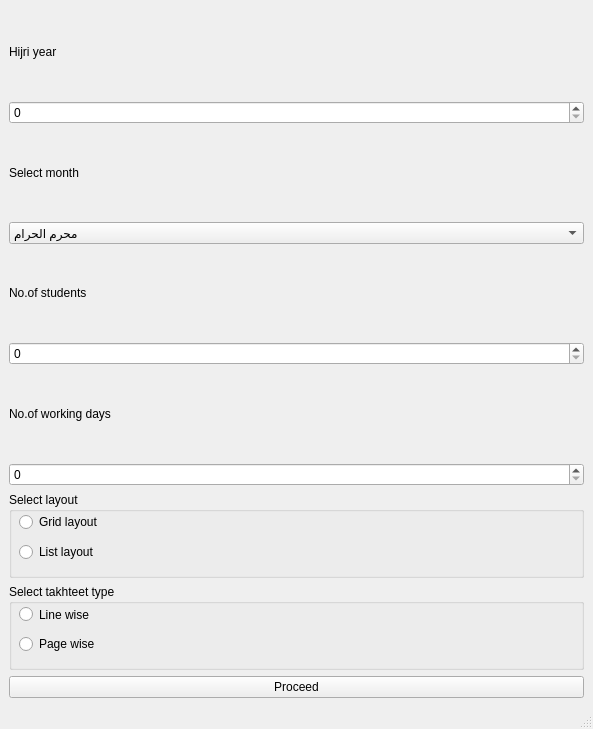
<?xml version="1.0" encoding="UTF-8"?>
<ui version="4.0">
 <class>MainWindow</class>
 <widget class="QMainWindow" name="MainWindow">
  <property name="geometry">
   <rect>
    <x>0</x>
    <y>0</y>
    <width>593</width>
    <height>729</height>
   </rect>
  </property>
  <property name="windowTitle">
   <string>MainWindow</string>
  </property>
  <widget class="QWidget" name="centralwidget">
   <layout class="QVBoxLayout" name="verticalLayout_2">
    <item>
     <widget class="QLabel" name="label_3">
      <property name="text">
       <string>Hijri year</string>
      </property>
     </widget>
    </item>
    <item>
     <widget class="QSpinBox" name="spinBox_2"/>
    </item>
    <item>
     <widget class="QLabel" name="label">
      <property name="text">
       <string>Select month</string>
      </property>
     </widget>
    </item>
    <item>
     <widget class="QComboBox" name="comboBox">
      <item>
       <property name="text">
        <string>محرم الحرام</string>
       </property>
      </item>
      <item>
       <property name="text">
        <string>صفر المظفر</string>
       </property>
      </item>
      <item>
       <property name="text">
        <string>ربيع الأول</string>
       </property>
      </item>
      <item>
       <property name="text">
        <string>ربيع الأخر</string>
       </property>
      </item>
      <item>
       <property name="text">
        <string>جمادي الأول</string>
       </property>
      </item>
      <item>
       <property name="text">
        <string>جمادي الأخر</string>
       </property>
      </item>
      <item>
       <property name="text">
        <string>رجب الأصب</string>
       </property>
      </item>
      <item>
       <property name="text">
        <string>شعبان الكريم</string>
       </property>
      </item>
      <item>
       <property name="text">
        <string>رمضان المعظم</string>
       </property>
      </item>
      <item>
       <property name="text">
        <string>شوال المكرم</string>
       </property>
      </item>
      <item>
       <property name="text">
        <string>ذي القعدة الحرام</string>
       </property>
      </item>
      <item>
       <property name="text">
        <string>ذي الحجة الحرام</string>
       </property>
      </item>
     </widget>
    </item>
    <item>
     <widget class="QLabel" name="label_2">
      <property name="text">
       <string>No.of students</string>
      </property>
     </widget>
    </item>
    <item>
     <widget class="QSpinBox" name="spinBox"/>
    </item>
    <item>
     <widget class="QLabel" name="label_4">
      <property name="text">
       <string>No.of working days</string>
      </property>
     </widget>
    </item>
    <item>
     <widget class="QSpinBox" name="spinBox_3"/>
    </item>
    <item>
     <widget class="QGroupBox" name="groupBox">
      <property name="title">
       <string>Select layout</string>
      </property>
      <widget class="QRadioButton" name="radioButton_2">
       <property name="geometry">
        <rect>
         <x>10</x>
         <y>20</y>
         <width>693</width>
         <height>20</height>
        </rect>
       </property>
       <property name="text">
        <string>Grid layout</string>
       </property>
      </widget>
      <widget class="QRadioButton" name="radioButton">
       <property name="geometry">
        <rect>
         <x>10</x>
         <y>50</y>
         <width>693</width>
         <height>20</height>
        </rect>
       </property>
       <property name="text">
        <string>List layout</string>
       </property>
      </widget>
     </widget>
    </item>
    <item>
     <widget class="QGroupBox" name="groupBox_2">
      <property name="title">
       <string>Select takhteet type</string>
      </property>
      <widget class="QRadioButton" name="radioButton_3">
       <property name="geometry">
        <rect>
         <x>10</x>
         <y>10</y>
         <width>693</width>
         <height>41</height>
        </rect>
       </property>
       <property name="text">
        <string>Line wise</string>
       </property>
      </widget>
      <widget class="QRadioButton" name="radioButton_4">
       <property name="geometry">
        <rect>
         <x>10</x>
         <y>50</y>
         <width>693</width>
         <height>20</height>
        </rect>
       </property>
       <property name="text">
        <string>Page wise</string>
       </property>
      </widget>
     </widget>
    </item>
    <item>
     <widget class="QPushButton" name="pushButton">
      <property name="text">
       <string>Proceed</string>
      </property>
     </widget>
    </item>
   </layout>
  </widget>
  <widget class="QMenuBar" name="menubar">
   <property name="geometry">
    <rect>
     <x>0</x>
     <y>0</y>
     <width>593</width>
     <height>26</height>
    </rect>
   </property>
  </widget>
  <widget class="QStatusBar" name="statusBar"/>
 </widget>
 <resources/>
 <connections/>
</ui>
